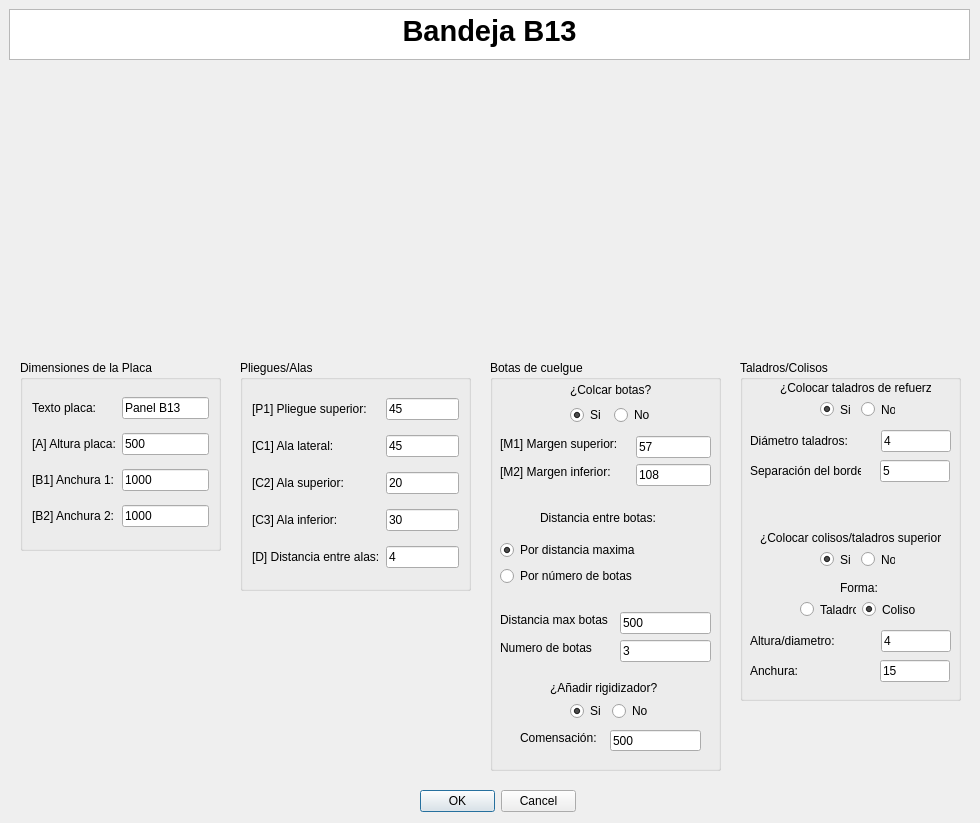
<?xml version="1.0" encoding="UTF-8"?>
<ui version="4.0">
 <class>MyPositionDialog</class>
 <widget class="QDialog" name="MyPositionDialog">
  <property name="geometry">
   <rect>
    <x>0</x>
    <y>0</y>
    <width>980</width>
    <height>823</height>
   </rect>
  </property>
  <property name="windowTitle">
   <string>Enter Position</string>
  </property>
  <property name="whatsThis">
   <string>&lt;html&gt;&lt;head/&gt;&lt;body&gt;&lt;p&gt;Esta ventana de KSDpanel te permite introducir todas las medidas correspondientes del panel seleccionado.&lt;/p&gt;&lt;p&gt;Recuerda que todas las medidas deben de ir en milimetros (mm).&lt;/p&gt;&lt;/body&gt;&lt;/html&gt;</string>
  </property>
  <widget class="QDialogButtonBox" name="buttonBox">
   <property name="geometry">
    <rect>
     <x>420</x>
     <y>790</y>
     <width>156</width>
     <height>23</height>
    </rect>
   </property>
   <property name="orientation">
    <enum>Qt::Horizontal</enum>
   </property>
   <property name="standardButtons">
    <set>QDialogButtonBox::Cancel|QDialogButtonBox::Ok</set>
   </property>
  </widget>
  <widget class="QTextBrowser" name="textBrowser">
   <property name="geometry">
    <rect>
     <x>9</x>
     <y>9</y>
     <width>961</width>
     <height>51</height>
    </rect>
   </property>
   <property name="html">
    <string>&lt;!DOCTYPE HTML PUBLIC &quot;-//W3C//DTD HTML 4.0//EN&quot; &quot;http://www.w3.org/TR/REC-html40/strict.dtd&quot;&gt;
&lt;html&gt;&lt;head&gt;&lt;meta name=&quot;qrichtext&quot; content=&quot;1&quot; /&gt;&lt;style type=&quot;text/css&quot;&gt;
p, li { white-space: pre-wrap; }
&lt;/style&gt;&lt;/head&gt;&lt;body style=&quot; font-family:'MS Shell Dlg 2'; font-size:8.25pt; font-weight:400; font-style:normal;&quot;&gt;
&lt;p align=&quot;center&quot; style=&quot; margin-top:0px; margin-bottom:0px; margin-left:0px; margin-right:0px; -qt-block-indent:0; text-indent:0px;&quot;&gt;&lt;span style=&quot; font-size:22pt; font-weight:600;&quot;&gt;Bandeja B13&lt;/span&gt;&lt;/p&gt;&lt;/body&gt;&lt;/html&gt;</string>
   </property>
  </widget>
  <widget class="QGroupBox" name="groupBox">
   <property name="geometry">
    <rect>
     <x>490</x>
     <y>360</y>
     <width>231</width>
     <height>411</height>
    </rect>
   </property>
   <property name="styleSheet">
    <string notr="true">font: 10pt &quot;MS Shell Dlg 2&quot;;</string>
   </property>
   <property name="title">
    <string>Botas de cuelgue</string>
   </property>
   <widget class="QLineEdit" name="numeroBotasUI">
    <property name="geometry">
     <rect>
      <x>130</x>
      <y>280</y>
      <width>91</width>
      <height>22</height>
     </rect>
    </property>
    <property name="text">
     <string>3</string>
    </property>
   </widget>
   <widget class="QLineEdit" name="distanciaEntreBotasUI">
    <property name="geometry">
     <rect>
      <x>130</x>
      <y>252</y>
      <width>91</width>
      <height>22</height>
     </rect>
    </property>
    <property name="text">
     <string>500</string>
    </property>
   </widget>
   <widget class="QLabel" name="label_7">
    <property name="geometry">
     <rect>
      <x>10</x>
      <y>280</y>
      <width>98</width>
      <height>16</height>
     </rect>
    </property>
    <property name="text">
     <string>Numero de botas</string>
    </property>
   </widget>
   <widget class="QLabel" name="label_6">
    <property name="geometry">
     <rect>
      <x>10</x>
      <y>252</y>
      <width>114</width>
      <height>16</height>
     </rect>
    </property>
    <property name="text">
     <string>Distancia max botas</string>
    </property>
   </widget>
   <widget class="QLabel" name="label_3">
    <property name="geometry">
     <rect>
      <x>10</x>
      <y>76</y>
      <width>130</width>
      <height>16</height>
     </rect>
    </property>
    <property name="text">
     <string>[M1] Margen superior:</string>
    </property>
   </widget>
   <widget class="QLabel" name="label_5">
    <property name="geometry">
     <rect>
      <x>10</x>
      <y>104</y>
      <width>124</width>
      <height>16</height>
     </rect>
    </property>
    <property name="text">
     <string>[M2] Margen inferior:</string>
    </property>
   </widget>
   <widget class="QLineEdit" name="margenAUI">
    <property name="geometry">
     <rect>
      <x>146</x>
      <y>76</y>
      <width>75</width>
      <height>22</height>
     </rect>
    </property>
    <property name="text">
     <string>57</string>
    </property>
   </widget>
   <widget class="QLineEdit" name="margenBUI">
    <property name="geometry">
     <rect>
      <x>146</x>
      <y>104</y>
      <width>75</width>
      <height>22</height>
     </rect>
    </property>
    <property name="text">
     <string>108</string>
    </property>
   </widget>
   <widget class="QLabel" name="label_10">
    <property name="geometry">
     <rect>
      <x>50</x>
      <y>150</y>
      <width>125</width>
      <height>16</height>
     </rect>
    </property>
    <property name="text">
     <string>Distancia entre botas:</string>
    </property>
   </widget>
   <widget class="QWidget" name="layoutWidget">
    <property name="geometry">
     <rect>
      <x>80</x>
      <y>21</y>
      <width>85</width>
      <height>44</height>
     </rect>
    </property>
    <layout class="QGridLayout" name="gridLayout">
     <item row="0" column="0" colspan="2">
      <widget class="QLabel" name="label_2">
       <property name="mouseTracking">
        <bool>false</bool>
       </property>
       <property name="text">
        <string>¿Colcar botas?</string>
       </property>
       <property name="buddy">
        <cstring>label_2</cstring>
       </property>
      </widget>
     </item>
     <item row="1" column="0">
      <widget class="QRadioButton" name="crearBotasUI">
       <property name="text">
        <string>Si</string>
       </property>
       <property name="checked">
        <bool>true</bool>
       </property>
      </widget>
     </item>
     <item row="1" column="1">
      <widget class="QRadioButton" name="noCrearBotasUI">
       <property name="text">
        <string>No</string>
       </property>
      </widget>
     </item>
    </layout>
   </widget>
   <widget class="QWidget" name="layoutWidget">
    <property name="geometry">
     <rect>
      <x>10</x>
      <y>180</y>
      <width>147</width>
      <height>48</height>
     </rect>
    </property>
    <layout class="QVBoxLayout" name="verticalLayout">
     <item>
      <widget class="QRadioButton" name="parametroBotasUI_3">
       <property name="text">
        <string>Por distancia maxima</string>
       </property>
       <property name="checked">
        <bool>true</bool>
       </property>
      </widget>
     </item>
     <item>
      <widget class="QRadioButton" name="parametroBotasUI">
       <property name="text">
        <string>Por número de botas</string>
       </property>
      </widget>
     </item>
    </layout>
   </widget>
   <widget class="QLabel" name="label_23">
    <property name="geometry">
     <rect>
      <x>60</x>
      <y>320</y>
      <width>121</width>
      <height>16</height>
     </rect>
    </property>
    <property name="text">
     <string>¿Añadir rigidizador?</string>
    </property>
   </widget>
   <widget class="QWidget" name="layoutWidget_2">
    <property name="geometry">
     <rect>
      <x>80</x>
      <y>340</y>
      <width>80</width>
      <height>22</height>
     </rect>
    </property>
    <layout class="QHBoxLayout" name="horizontalLayout_4">
     <item>
      <widget class="QRadioButton" name="crearRigidizadorUI">
       <property name="text">
        <string>Si</string>
       </property>
       <property name="checked">
        <bool>true</bool>
       </property>
      </widget>
     </item>
     <item>
      <widget class="QRadioButton" name="noCrearRigidizadorUI">
       <property name="text">
        <string>No</string>
       </property>
      </widget>
     </item>
    </layout>
   </widget>
   <widget class="QLineEdit" name="compensacionGrosorCompositeUI">
    <property name="geometry">
     <rect>
      <x>120</x>
      <y>370</y>
      <width>91</width>
      <height>21</height>
     </rect>
    </property>
    <property name="text">
     <string>500</string>
    </property>
   </widget>
   <widget class="QLabel" name="label_24">
    <property name="geometry">
     <rect>
      <x>30</x>
      <y>370</y>
      <width>91</width>
      <height>16</height>
     </rect>
    </property>
    <property name="text">
     <string>Comensación:</string>
    </property>
   </widget>
  </widget>
  <widget class="QGroupBox" name="groupBox_2">
   <property name="geometry">
    <rect>
     <x>240</x>
     <y>360</y>
     <width>231</width>
     <height>231</height>
    </rect>
   </property>
   <property name="styleSheet">
    <string notr="true">font: 10pt &quot;MS Shell Dlg 2&quot;;</string>
   </property>
   <property name="title">
    <string>Pliegues/Alas</string>
   </property>
   <layout class="QGridLayout" name="gridLayout_2">
    <item row="2" column="1">
     <widget class="QLineEdit" name="alaIzquierdaUI">
      <property name="text">
       <string>45</string>
      </property>
     </widget>
    </item>
    <item row="5" column="0">
     <widget class="QLabel" name="label_25">
      <property name="text">
       <string>[D] Distancia entre alas:</string>
      </property>
     </widget>
    </item>
    <item row="0" column="0">
     <widget class="QLabel" name="label_13">
      <property name="text">
       <string>[P1] Pliegue superior:</string>
      </property>
     </widget>
    </item>
    <item row="0" column="1">
     <widget class="QLineEdit" name="pliegueSuperiorUI">
      <property name="text">
       <string>45</string>
      </property>
     </widget>
    </item>
    <item row="2" column="0">
     <widget class="QLabel" name="label_9">
      <property name="text">
       <string>[C1] Ala lateral:</string>
      </property>
     </widget>
    </item>
    <item row="4" column="1">
     <widget class="QLineEdit" name="alaInferiorUI">
      <property name="text">
       <string>30</string>
      </property>
     </widget>
    </item>
    <item row="3" column="1">
     <widget class="QLineEdit" name="alaSuperiorUI">
      <property name="text">
       <string>20</string>
      </property>
     </widget>
    </item>
    <item row="5" column="1">
     <widget class="QLineEdit" name="distanciaAlasUI">
      <property name="text">
       <string>4</string>
      </property>
     </widget>
    </item>
    <item row="3" column="0">
     <widget class="QLabel" name="label_11">
      <property name="text">
       <string>[C2] Ala superior:</string>
      </property>
     </widget>
    </item>
    <item row="4" column="0">
     <widget class="QLabel" name="label_12">
      <property name="text">
       <string>[C3] Ala inferior:</string>
      </property>
     </widget>
    </item>
   </layout>
  </widget>
  <widget class="QLabel" name="imagenPanelUI">
   <property name="geometry">
    <rect>
     <x>230</x>
     <y>70</y>
     <width>521</width>
     <height>281</height>
    </rect>
   </property>
   <property name="text">
    <string/>
   </property>
   <property name="pixmap">
    <pixmap>../imagenes/REF_BH13cotas.jpg</pixmap>
   </property>
   <property name="scaledContents">
    <bool>true</bool>
   </property>
   <property name="wordWrap">
    <bool>false</bool>
   </property>
   <property name="margin">
    <number>0</number>
   </property>
   <property name="openExternalLinks">
    <bool>false</bool>
   </property>
  </widget>
  <widget class="QGroupBox" name="groupBox_3">
   <property name="geometry">
    <rect>
     <x>20</x>
     <y>360</y>
     <width>201</width>
     <height>191</height>
    </rect>
   </property>
   <property name="styleSheet">
    <string notr="true">font: 10pt &quot;MS Shell Dlg 2&quot;;</string>
   </property>
   <property name="title">
    <string>Dimensiones de la Placa</string>
   </property>
   <layout class="QGridLayout" name="gridLayout_3">
    <item row="2" column="1">
     <widget class="QLineEdit" name="anchura1UI">
      <property name="text">
       <string>1000</string>
      </property>
     </widget>
    </item>
    <item row="0" column="1">
     <widget class="QLineEdit" name="textoDescriptivoA0UI">
      <property name="text">
       <string>Panel B13</string>
      </property>
     </widget>
    </item>
    <item row="1" column="0">
     <widget class="QLabel" name="label_8">
      <property name="text">
       <string>[A] Altura placa:</string>
      </property>
     </widget>
    </item>
    <item row="0" column="0">
     <widget class="QLabel" name="label">
      <property name="text">
       <string>Texto placa:</string>
      </property>
     </widget>
    </item>
    <item row="2" column="0">
     <widget class="QLabel" name="label_4">
      <property name="text">
       <string>[B1] Anchura 1:</string>
      </property>
     </widget>
    </item>
    <item row="1" column="1">
     <widget class="QLineEdit" name="alturaPlacaUI">
      <property name="text">
       <string>500</string>
      </property>
     </widget>
    </item>
    <item row="3" column="0">
     <widget class="QLabel" name="label_22">
      <property name="text">
       <string>[B2] Anchura 2:</string>
      </property>
     </widget>
    </item>
    <item row="3" column="1">
     <widget class="QLineEdit" name="anchura2UI">
      <property name="text">
       <string>1000</string>
      </property>
     </widget>
    </item>
   </layout>
  </widget>
  <widget class="QGroupBox" name="groupBox_4">
   <property name="geometry">
    <rect>
     <x>740</x>
     <y>360</y>
     <width>221</width>
     <height>341</height>
    </rect>
   </property>
   <property name="title">
    <string>Taladros/Colisos</string>
   </property>
   <widget class="QLabel" name="label_15">
    <property name="geometry">
     <rect>
      <x>40</x>
      <y>20</y>
      <width>151</width>
      <height>16</height>
     </rect>
    </property>
    <property name="text">
     <string>¿Colocar taladros de refuerzo?</string>
    </property>
   </widget>
   <widget class="QLabel" name="label_16">
    <property name="geometry">
     <rect>
      <x>10</x>
      <y>70</y>
      <width>125</width>
      <height>22</height>
     </rect>
    </property>
    <property name="text">
     <string>Diámetro taladros:</string>
    </property>
   </widget>
   <widget class="QLineEdit" name="diametroTaladrosUI">
    <property name="geometry">
     <rect>
      <x>141</x>
      <y>70</y>
      <width>70</width>
      <height>22</height>
     </rect>
    </property>
    <property name="text">
     <string>4</string>
    </property>
   </widget>
   <widget class="QLineEdit" name="distanciaBordeUI">
    <property name="geometry">
     <rect>
      <x>140</x>
      <y>100</y>
      <width>70</width>
      <height>22</height>
     </rect>
    </property>
    <property name="text">
     <string>5</string>
    </property>
   </widget>
   <widget class="QLabel" name="label_17">
    <property name="geometry">
     <rect>
      <x>10</x>
      <y>100</y>
      <width>111</width>
      <height>21</height>
     </rect>
    </property>
    <property name="text">
     <string>Separación del borde:</string>
    </property>
   </widget>
   <widget class="QLabel" name="label_18">
    <property name="geometry">
     <rect>
      <x>20</x>
      <y>170</y>
      <width>181</width>
      <height>16</height>
     </rect>
    </property>
    <property name="text">
     <string>¿Colocar colisos/taladros superiores?</string>
    </property>
   </widget>
   <widget class="QLabel" name="label_19">
    <property name="geometry">
     <rect>
      <x>100</x>
      <y>220</y>
      <width>41</width>
      <height>16</height>
     </rect>
    </property>
    <property name="text">
     <string>Forma:</string>
    </property>
   </widget>
   <widget class="QLineEdit" name="anchuraColisoUI">
    <property name="geometry">
     <rect>
      <x>140</x>
      <y>300</y>
      <width>70</width>
      <height>22</height>
     </rect>
    </property>
    <property name="text">
     <string>15</string>
    </property>
   </widget>
   <widget class="QLineEdit" name="alturaColisoUI">
    <property name="geometry">
     <rect>
      <x>141</x>
      <y>270</y>
      <width>70</width>
      <height>22</height>
     </rect>
    </property>
    <property name="text">
     <string>4</string>
    </property>
   </widget>
   <widget class="QLabel" name="label_20">
    <property name="geometry">
     <rect>
      <x>10</x>
      <y>300</y>
      <width>111</width>
      <height>21</height>
     </rect>
    </property>
    <property name="text">
     <string>Anchura:</string>
    </property>
   </widget>
   <widget class="QLabel" name="label_21">
    <property name="geometry">
     <rect>
      <x>10</x>
      <y>270</y>
      <width>125</width>
      <height>22</height>
     </rect>
    </property>
    <property name="text">
     <string>Altura/diametro:</string>
    </property>
   </widget>
   <widget class="QWidget" name="layoutWidget">
    <property name="geometry">
     <rect>
      <x>80</x>
      <y>40</y>
      <width>75</width>
      <height>19</height>
     </rect>
    </property>
    <layout class="QHBoxLayout" name="horizontalLayout">
     <item>
      <widget class="QRadioButton" name="crearTaladrosUI">
       <property name="text">
        <string>Si</string>
       </property>
       <property name="checked">
        <bool>true</bool>
       </property>
      </widget>
     </item>
     <item>
      <widget class="QRadioButton" name="noCrearTaladrosUI">
       <property name="text">
        <string>No</string>
       </property>
      </widget>
     </item>
    </layout>
   </widget>
   <widget class="QWidget" name="layoutWidget">
    <property name="geometry">
     <rect>
      <x>80</x>
      <y>190</y>
      <width>75</width>
      <height>19</height>
     </rect>
    </property>
    <layout class="QHBoxLayout" name="horizontalLayout_2">
     <item>
      <widget class="QRadioButton" name="crearColisoUI">
       <property name="text">
        <string>Si</string>
       </property>
       <property name="checked">
        <bool>true</bool>
       </property>
      </widget>
     </item>
     <item>
      <widget class="QRadioButton" name="noCrearColisoUI">
       <property name="text">
        <string>No</string>
       </property>
      </widget>
     </item>
    </layout>
   </widget>
   <widget class="QWidget" name="layoutWidget">
    <property name="geometry">
     <rect>
      <x>60</x>
      <y>240</y>
      <width>118</width>
      <height>19</height>
     </rect>
    </property>
    <layout class="QHBoxLayout" name="horizontalLayout_3">
     <item>
      <widget class="QRadioButton" name="taladroColisoUI">
       <property name="text">
        <string>Taladro</string>
       </property>
      </widget>
     </item>
     <item>
      <widget class="QRadioButton" name="colisoColisoUI">
       <property name="text">
        <string>Coliso</string>
       </property>
       <property name="checked">
        <bool>true</bool>
       </property>
      </widget>
     </item>
    </layout>
   </widget>
  </widget>
  <zorder>groupBox_2</zorder>
  <zorder>groupBox</zorder>
  <zorder>buttonBox</zorder>
  <zorder>textBrowser</zorder>
  <zorder>imagenPanelUI</zorder>
  <zorder>groupBox_3</zorder>
  <zorder>groupBox_4</zorder>
 </widget>
 <resources/>
 <connections>
  <connection>
   <sender>buttonBox</sender>
   <signal>accepted()</signal>
   <receiver>MyPositionDialog</receiver>
   <slot>accept()</slot>
   <hints>
    <hint type="sourcelabel">
     <x>248</x>
     <y>254</y>
    </hint>
    <hint type="destinationlabel">
     <x>157</x>
     <y>274</y>
    </hint>
   </hints>
  </connection>
  <connection>
   <sender>buttonBox</sender>
   <signal>rejected()</signal>
   <receiver>MyPositionDialog</receiver>
   <slot>reject()</slot>
   <hints>
    <hint type="sourcelabel">
     <x>316</x>
     <y>260</y>
    </hint>
    <hint type="destinationlabel">
     <x>286</x>
     <y>274</y>
    </hint>
   </hints>
  </connection>
 </connections>
</ui>
